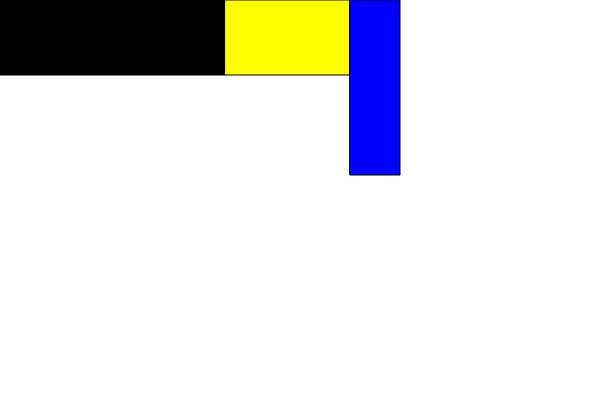
Frame 1 (no input)
Frame 60 (no input): identical to frame 1, image omitted
Frame 120 (the mouse pressed at the canvas centre since frame 60): identical to frame 1, image omitted

The p5.js sketch that drew this single still picture (run headless with seeded random() and noise() and a simulated clock; from frame 60 on, the mouse is pressed at the canvas centre):

// p5.js sketch
// ── sketch.js
// All Variable(s) and/or Variable Types appear under here above the setup function

let Color1 = "yellow"
let Color2 = "Blue"
let Color3 = "Red"
let Color4 = "Black"


function setup() {
  createCanvas(600, 400);

}

function draw() {
  background(255);
  strokeWeight(1)
  fill(Color4);
  rect(0, 0, 225, 75);
  fill(Color1)
  rect(225, 0, 125, 75);
  fill(Color2)
  rect(225+125, 0, 50, 175);
  
  
}
